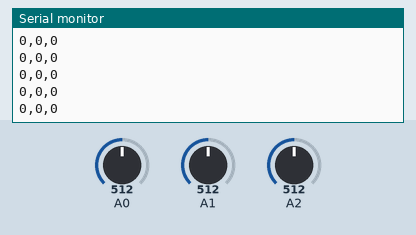
The sketch below on a simulated Arduino Uno, built with avr-gcc and run on an emulated ATmega328P. On the bench: the last lines printed to the serial monitor. Inputs (shaded band) come from the test bench; at power-on: A0 = 512, A1 = 512, A2 = 512.

Above: at 1.2 s.
1.3 s: A0 set to 716
At 1.31 s:
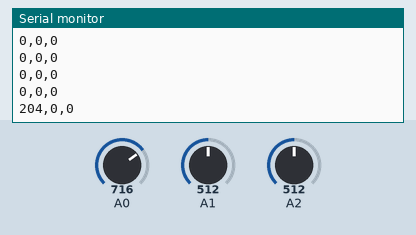
2.8 s: A1 set to 716
At 2.82 s:
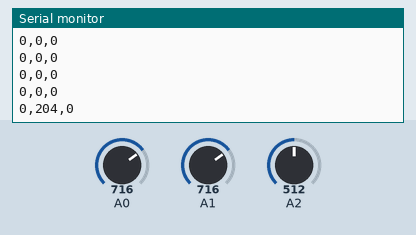
4.3 s: A2 set to 716
At 4.33 s:
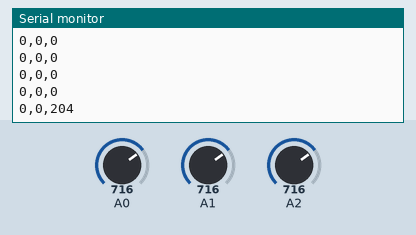
5.8 s: A0 set to 900
At 5.84 s:
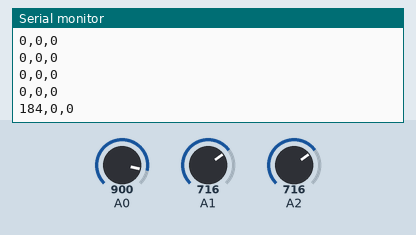
7.3 s: A1 set to 900
At 7.35 s:
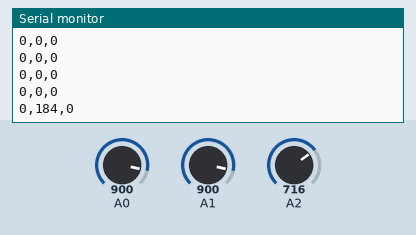
8.8 s: A2 set to 900
At 8.86 s:
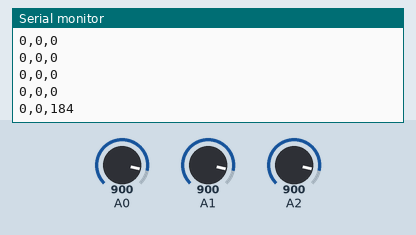
Timing chart, 0 to 11.3 s (numbered marks = the images above; inputs shaded):
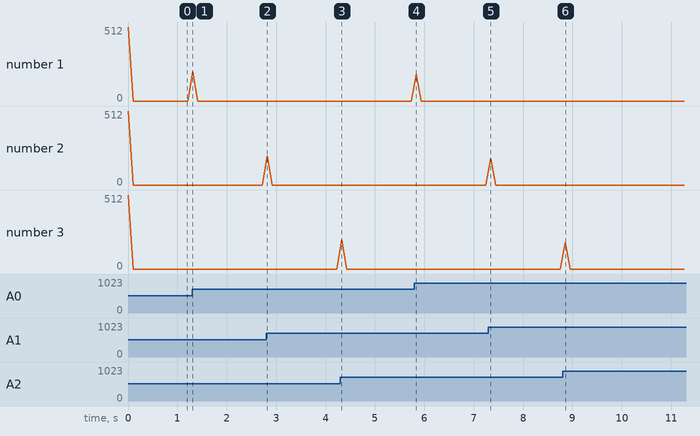

The sketch:

final_accelerometerTest1.ino
```cpp
int px, py, pz;

void setup() {
  Serial.begin(9600);
}

void loop() {
  int x = analogRead(A0);
  int y = analogRead(A1);
  int z = analogRead(A2);
  int ax = abs(x - px);
  int ay = abs(y - py);
  int az = abs(z - pz);
  Serial.print(ax);
  Serial.print(",");
  Serial.print(ay);
  Serial.print(",");
  Serial.println(az);
  px = x;
  py = y;
  pz = z;
  delay(100);
}
```

Measured:
- after the input at 1.3 s, the serial monitor: prints a new line at once (image 1)
- after the input at 2.8 s, the serial monitor: prints a new line at once (image 2)
- after the input at 4.3 s, the serial monitor: prints a new line at once (image 3)
- after the input at 5.8 s, the serial monitor: prints a new line at once (image 4)
- after the input at 7.3 s, the serial monitor: prints a new line at once (image 5)
- after the input at 8.8 s, the serial monitor: prints a new line after 0.05 s (image 6)
